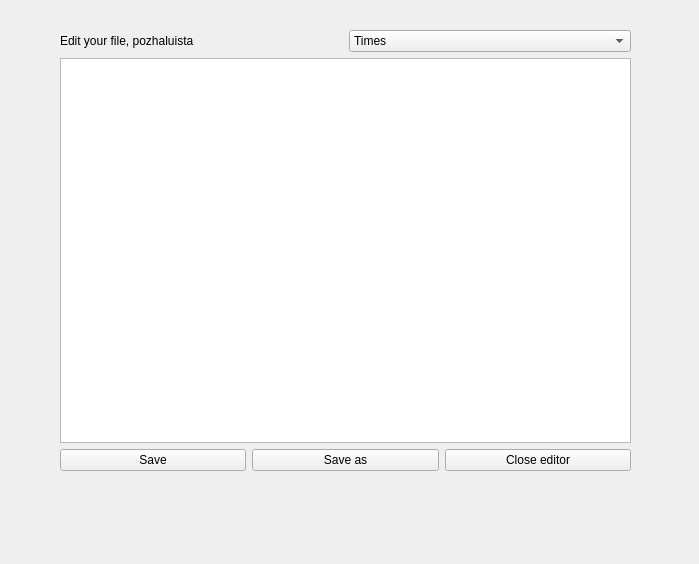
<?xml version="1.0" encoding="UTF-8"?>
<ui version="4.0">
 <class>EditorForm</class>
 <widget class="QWidget" name="EditorForm">
  <property name="geometry">
   <rect>
    <x>0</x>
    <y>0</y>
    <width>699</width>
    <height>564</height>
   </rect>
  </property>
  <property name="windowTitle">
   <string>File editor</string>
  </property>
  <widget class="QWidget" name="verticalLayoutWidget">
   <property name="geometry">
    <rect>
     <x>60</x>
     <y>30</y>
     <width>571</width>
     <height>441</height>
    </rect>
   </property>
   <layout class="QVBoxLayout" name="verticalLayout">
    <item>
     <layout class="QHBoxLayout" name="horizontalLayout">
      <item>
       <widget class="QLabel" name="label">
        <property name="text">
         <string>Edit your file, pozhaluista</string>
        </property>
       </widget>
      </item>
      <item>
       <widget class="QComboBox" name="comboBox">
        <item>
         <property name="text">
          <string>Times</string>
         </property>
        </item>
        <item>
         <property name="text">
          <string>Helvetica [Cronyx]</string>
         </property>
        </item>
       </widget>
      </item>
     </layout>
    </item>
    <item>
     <widget class="QTextEdit" name="textEdit"/>
    </item>
    <item>
     <layout class="QHBoxLayout" name="horizontalLayout_2">
      <item>
       <widget class="QPushButton" name="saveButton">
        <property name="text">
         <string>Save</string>
        </property>
       </widget>
      </item>
      <item>
       <widget class="QPushButton" name="saveAsButton">
        <property name="text">
         <string>Save as</string>
        </property>
       </widget>
      </item>
      <item>
       <widget class="QPushButton" name="closeEditorButton">
        <property name="text">
         <string>Close editor</string>
        </property>
       </widget>
      </item>
     </layout>
    </item>
   </layout>
  </widget>
 </widget>
 <resources/>
 <connections/>
</ui>
